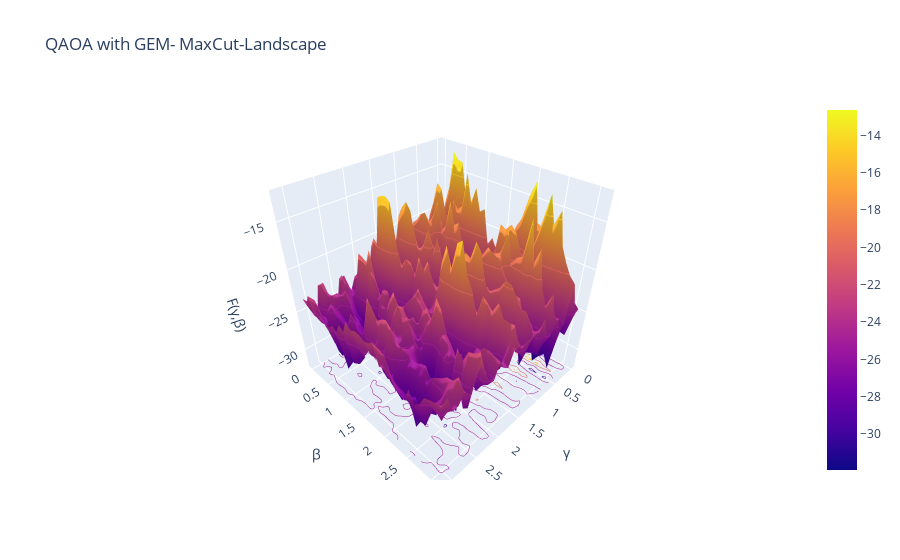

Here is the notebook cell this chart was saved with:
### Code cell
# Plot landscape in 3D 
fig = go.Figure(data=go.Surface(z=landscape, x=a_gamma, y=b_beta))

fig.update_traces(contours_z=dict(show=True, usecolormap=True, highlightcolor='limegreen', project_z=True))


fig.update_layout(title="QAOA with GEM- MaxCut-Landscape", scene=dict(
    xaxis_title="γ",
    yaxis_title="β",
    zaxis_title="F(γ,β)"
))

### Figure 1 — Plotly figure (JSON) as saved in the notebook; plotly's stock layout.template omitted (floating-point values rounded to 4 significant figures; data arrays with more than 128 entries replaced by an {"elided": "..."} marker saying what was removed)
{"data": [{"contours": {"z": {"highlightcolor": "limegreen", "project": {"z": true}, "show": true, "usecolormap": true}}, "type": "surface", "x": {"elided": "32x32 float values"}, "y": {"elided": "32x32 float values"}, "z": {"elided": "32x32 float values"}}], "layout": {"scene": {"xaxis": {"title": {"text": "γ"}}, "yaxis": {"title": {"text": "β"}}, "zaxis": {"title": {"text": "F(γ,β)"}}}, "title": {"text": "QAOA with GEM- MaxCut-Landscape"}}}
